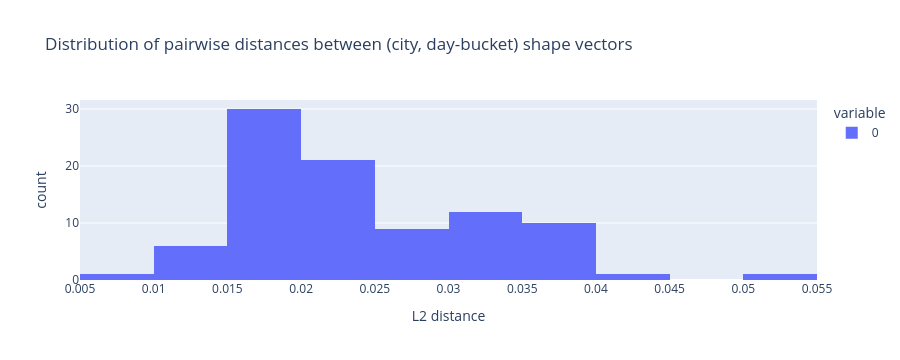

The code cell stored with this chart in its notebook:
### Markdown cell above
## 2. Pairwise distance — how similar are the curves, numerically?

### Code cell
distances = pdist(shape_norm.values)
print(f'Pairwise L2 distances across the 14 shape vectors:')
print(f'  min:    {distances.min():.4f}')
print(f'  median: {np.median(distances):.4f}')
print(f'  p90:    {np.quantile(distances, 0.9):.4f}')
print(f'  max:    {distances.max():.4f}')

fig = px.histogram(distances, nbins=20,
                   title='Distribution of pairwise distances between (city, day-bucket) shape vectors',
                   labels={'value': 'L2 distance'}, height=360)
fig.write_html(FIG / '03_pairwise_distance_hist.html')
fig.show()

### Figure 1 — Plotly figure (JSON) as saved in the notebook; plotly's stock layout.template omitted (floating-point values rounded to 4 significant figures)
{"data": [{"bingroup": "x", "hovertemplate": "variable=0<br>L2 distance=%{x}<br>count=%{y}<extra></extra>", "legendgroup": "0", "marker": {"color": "#636efa", "pattern": {"shape": ""}}, "name": "0", "nbinsx": 20, "orientation": "v", "showlegend": true, "type": "histogram", "x": [0.01923, 0.01686, 0.0291, 0.01672, 0.01677, 0.02177, 0.02286, 0.02023, 0.0385, 0.01719, 0.01658, 0.01913, 0.02381, 0.01892, 0.0376, 0.01505, 0.02028, 0.02136, 0.02256, 0.02018, 0.03926, 0.01633, 0.01917, 0.01572, 0.02176, 0.0362, 0.01843, 0.02084, 0.01653, 0.02583, 0.01627, 0.03981, 0.01717, 0.01817, 0.0191, 0.02393, 0.02887, 0.03325, 0.03795, 0.04484, 0.03422, 0.03889, 0.02995, 0.03188, 0.03472, 0.03294, 0.01426, 0.01883, 0.02599, 0.01847, 0.03166, 0.009556, 0.01417, 0.01591, 0.01815, 0.02144, 0.02453, 0.02105, 0.03352, 0.01434, 0.01594, 0.01484, 0.02115, 0.03184, 0.01762, 0.03622, 0.01774, 0.02138, 0.02032, 0.0231, 0.02837, 0.05182, 0.0249, 0.02564, 0.0263, 0.03098, 0.03331, 0.01572, 0.02137, 0.01926, 0.0256, 0.03462, 0.03694, 0.03346, 0.03955, 0.01485, 0.01545, 0.01744, 0.01434, 0.01949, 0.02411], "xaxis": "x", "yaxis": "y"}], "layout": {"barmode": "relative", "height": 360, "legend": {"title": {"text": "variable"}, "tracegroupgap": 0}, "title": {"text": "Distribution of pairwise distances between (city, day-bucket) shape vectors"}, "xaxis": {"anchor": "y", "domain": [0.0, 1.0], "title": {"text": "L2 distance"}}, "yaxis": {"anchor": "x", "domain": [0.0, 1.0], "title": {"text": "count"}}}}
